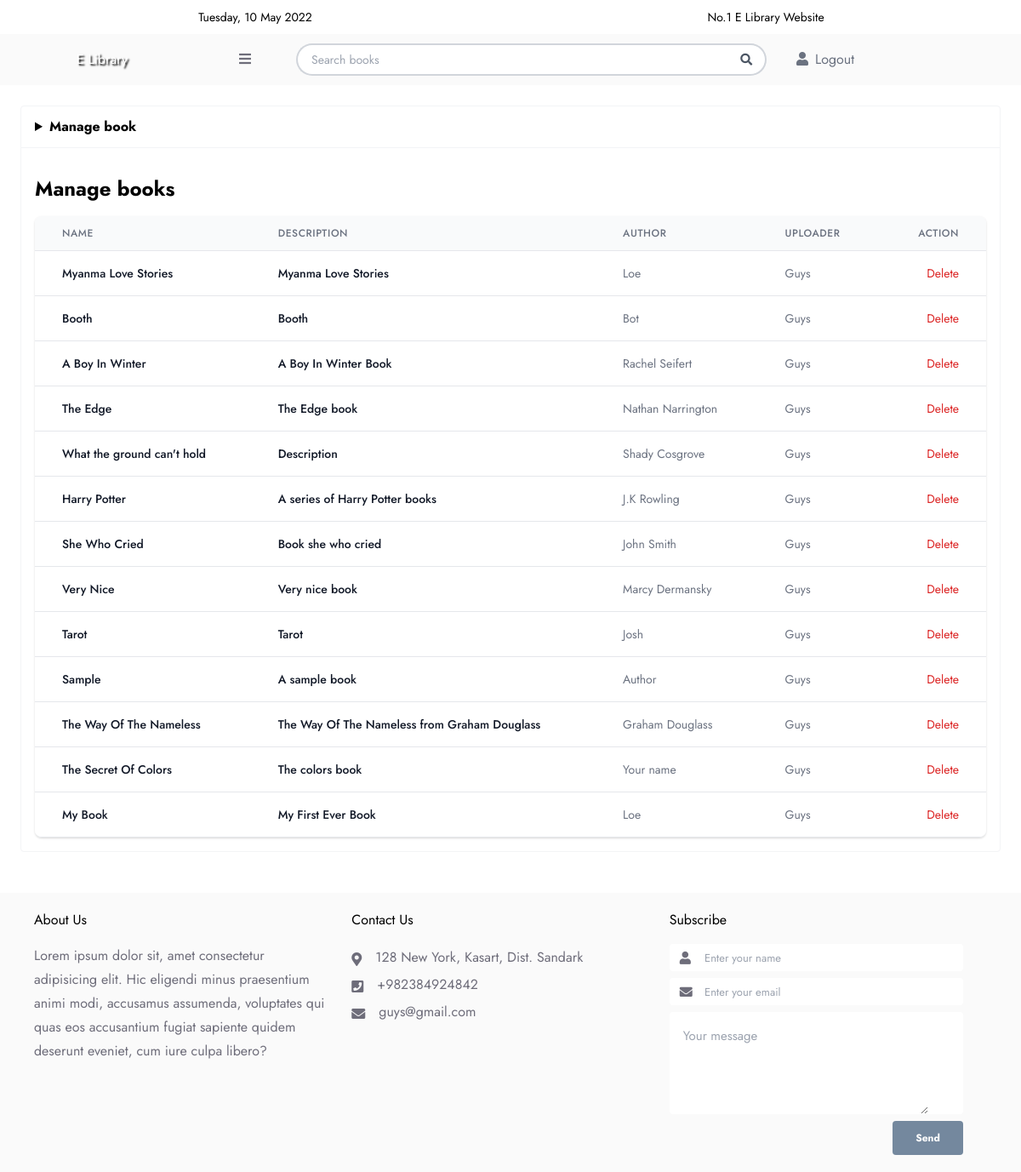
Page /manage_books.php (signed in) on the committed database.
### tables this page shows
CREATE TABLE `books` (
  `id` int NOT NULL AUTO_INCREMENT,
  `book_name` varchar(255) DEFAULT NULL,
  `book_desc` varchar(512) DEFAULT NULL,
  `book_author` int DEFAULT NULL,
  `book_file` varchar(255) DEFAULT NULL,
  `uploader_id` int NOT NULL,
  `book_cover` varchar(32) DEFAULT NULL,
  PRIMARY KEY (`id`),
  KEY `book_uploader_fk` (`uploader_id`),
  KEY `book_author_fk` (`book_author`),
  CONSTRAINT `book_author_fk` FOREIGN KEY (`book_author`) REFERENCES `authors` (`id`) ON DELETE CASCADE,
  CONSTRAINT `book_uploader_fk` FOREIGN KEY (`uploader_id`) REFERENCES `users` (`id`) ON DELETE CASCADE
);

CREATE TABLE `authors` (
  `id` int NOT NULL AUTO_INCREMENT,
  `author_name` varchar(128) DEFAULT NULL,
  `dob` date DEFAULT NULL,
  PRIMARY KEY (`id`)
);

CREATE TABLE `users` (
  `id` int NOT NULL AUTO_INCREMENT,
  `username` varchar(255) NOT NULL,
  `password` varchar(255) NOT NULL,
  `email` varchar(255) NOT NULL,
  `role_id` int NOT NULL DEFAULT '1',
  `phone` varchar(12) DEFAULT NULL,
  PRIMARY KEY (`id`),
  KEY `role_fk` (`role_id`),
  CONSTRAINT `user_role_fk` FOREIGN KEY (`role_id`) REFERENCES `roles` (`id`)
);

### inc/function.php (called while the page is built, shortened)
<?php
function display_books()
{
    include("inc/connect.php");
    $rows = [];
    $sql = "SELECT b.id, b.book_name, b.book_desc, u.username, u.email, a.author_name as book_author from books b inner join users u on b.uploader_id=u.id inner join authors a on a.id=b.book_author";
    $result = $con->query($sql);
    while ($row = $result->fetch_assoc()) {
        $rows[] = $row;
    }
    return $rows;
}

### manage_books.php (the view, shortened to what this page needs)
<!DOCTYPE html>
<html lang="en">
<?php include("inc/head.php") ?>
<body class="bg-white text-base dark:bg-gray-800 dark:text-gray-100">
    <div id="app" data-v-app="">
        <?php
        include("inc/header.php"); ?>
        <link href="https://cdn.jsdelivr.net/npm/tom-select/dist/css/tom-select.css" rel="stylesheet" />
        <?php
        $books = display_books();
        $authors = display_authors(); ?>
        <section class="px-0 md:px-6 py-6">
            <div class="md:rounded border-gray-100 dark:bg-gray-900/70 bg-white border dark:border-gray-800 mb-6">
                <header class="border-gray-100 flex items-stretch border-b dark:border-gray-800">
                    <div class="flex items-center py-3 flex-grow font-bold px-4">
                        <details class="w-full">
                            <summary class="cursor-pointer">Manage book</summary>
                        </details>
                    </div>
                </header>
                <div class="flex flex-col flex-grow mt-4">
                    <div class="flex items-center justify-between px-4">
                        <p class="text-2xl font-bold">Manage books</p>
                    </div>
                    <div class="my-2">
                        <div class="py-2 align-middle px-4">
                            <div class="shadow overflow-hidden border-b border-gray-200 sm:rounded-lg">
                                <table class="divide-y divide-gray-200 min-w-full">
                                    <thead class="bg-gray-50">
                                        <tr>
                                            <th scope="col" class="px-6 py-3 text-left text-xs font-medium text-gray-500 uppercase tracking-wider">Name</th>
                                            <th scope="col" class="px-6 py-3 text-left text-xs font-medium text-gray-500 uppercase tracking-wider">Description</th>
                                            <th scope="col" class="px-6 py-3 text-left text-xs font-medium text-gray-500 uppercase tracking-wider">Author</th>
                                            <th scope="col" class="px-6 py-3 text-left text-xs font-medium text-gray-500 uppercase tracking-wider">Uploader</th>
                                            <th scope="col" class="px-6 py-3 text-xs font-medium text-gray-500 uppercase tracking-wider text-right">Action</th>
                                        </tr>
                                    </thead>
                                    <tbody class="bg-white divide-y divide-gray-200">
                                        <?php
                                        foreach ($books as $book) {
                                        ?>
                                            <tr>
                                                <td class="px-6 py-4 whitespace-nowrap">
                                                    <div class="flex items-center">
                                                        <div class="text-sm font-medium text-gray-900"> <?php echo $book['book_name'] ?> </div>
                                                    </div>
                                                </td>
                                                <td class="px-6 py-4 whitespace-nowrap">
                                                    <div class="flex items-center">
                                                        <div class="text-sm font-medium text-gray-900"> <?php echo $book['book_desc'] ?> </div>
                                                    </div>
                                                </td>
                                                <td class="px-6 py-4 whitespace-nowrap text-sm text-gray-500"><?php echo $book["book_author"] ?></td>
                                                <td class="px-6 py-4 whitespace-nowrap text-sm text-gray-500"><?php echo $book["username"] ?></td>
                                                <td class="px-6 py-4 whitespace-nowrap text-right text-sm font-medium flex justify-end">
                                                    <form action="inc/controller/book_controller.php" method="POST">
                                                        <button name="del_book" class="text-red-600 hover:text-red-900 ml-2">Delete</button>
                                                    </form>
                                                </td>
                                            </tr>
                                        <?php }
                                        ?>
                                    </tbody>
                                </table>
                            </div>
                        </div>
                    </div>
                </div>
            </div>
        </section>
    </div>
    <?php include("inc/footer.php") ?>
</body>
</html>

### css/style.css (style rules this page uses)
:root { --bgColor: #fff; --secondaryBgColor: #fafafa; --darkTextTitleColor: #000; --darkTextColor: #6e6d7a; }
* { margin: 0; padding: 0; box-sizing: border-box; }
button { cursor: pointer; }
body { background: #e6e6e6; font-family: 'Jost', sans-serif; }

### css/function.css (style rules this page uses)
.mt-4 { margin-top: 2rem; }
.ml-2 { margin-left: 1rem; }
.px-6 { padding-left: 2rem; padding-right: 2rem; }
.w-full { width: 100%; }
.bg-white { background: #fff; }
.text-left { text-align: left; }
.flex { display: flex; }
.flex-grow { flex-grow: 1; }
.items-center { align-items: center; }
.overflow-hidden { overflow: hidden; }

### rows in the picture
books: book_name "Myanma Love Stories", book_desc "Myanma Love Stories", book_author.author_name "Loe", uploader.username "Guys"
books: book_name "Booth", book_desc "Booth", book_author.author_name "Bot", uploader.username "Guys"
books: book_name "A Boy In Winter", book_desc "A Boy In Winter Book", book_author.author_name "Rachel Seifert", uploader.username "Guys"
books: book_name "The Edge", book_desc "The Edge book", book_author.author_name "Nathan Narrington", uploader.username "Guys"
books: book_name "What the ground can't hold", book_desc "Description", book_author.author_name "Shady Cosgrove", uploader.username "Guys"
books: book_name "Harry Potter", book_desc "A series of Harry Potter books", book_author.author_name "J.K Rowling", uploader.username "Guys"
books: book_name "She Who Cried", book_desc "Book she who cried", book_author.author_name "John Smith", uploader.username "Guys"
books: book_name "Very Nice", book_desc "Very nice book", book_author.author_name "Marcy Dermansky", uploader.username "Guys"
books: book_name "Tarot", book_desc "Tarot", book_author.author_name "Josh", uploader.username "Guys"
books: book_name "Sample", book_desc "A sample book", book_author.author_name "Author", uploader.username "Guys"
books: book_name "The Way Of The Nameless", book_desc "The Way Of The Nameless from Graham Douglass", book_author.author_name "Graham Douglass", uploader.username "Guys"
books: book_name "The Secret Of Colors", book_desc "The colors book", book_author.author_name "Your name", uploader.username "Guys"
books: book_name "My Book", book_desc "My First Ever Book", book_author.author_name "Loe", uploader.username "Guys"
